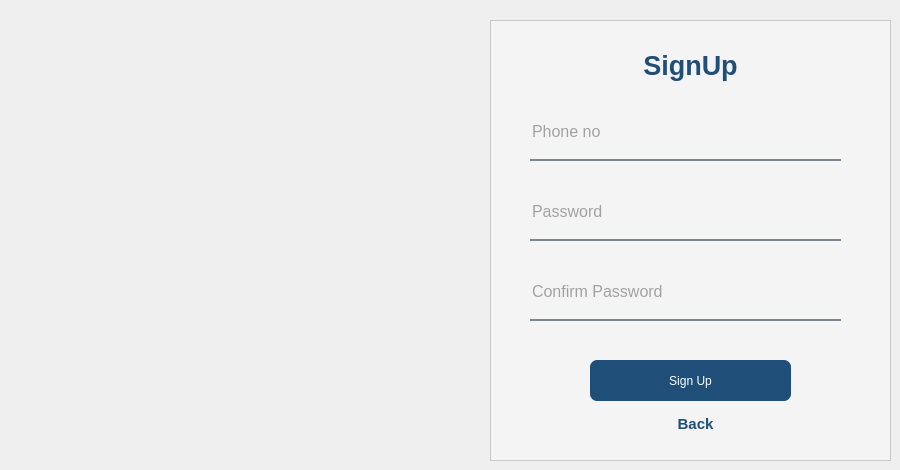
    <widget class="QWidget" name="Signup_page_3">
     <widget class="QFrame" name="frame_11">
      <property name="geometry">
       <rect>
        <x>490</x>
        <y>20</y>
        <width>401</width>
        <height>441</height>
       </rect>
      </property>
      <property name="font">
       <font>
        <bold>true</bold>
       </font>
      </property>
      <property name="styleSheet">
       <string notr="true">background-color:rgba(245, 245, 245,210);

                                filter:blur(40px);</string>
      </property>
      <property name="frameShape">
       <enum>QFrame::Shape::StyledPanel</enum>
      </property>
      <property name="frameShadow">
       <enum>QFrame::Shadow::Raised</enum>
      </property>
      <widget class="QTextEdit" name="textEdit_4">
       <property name="geometry">
        <rect>
         <x>30</x>
         <y>10</y>
         <width>341</width>
         <height>61</height>
        </rect>
       </property>
       <property name="styleSheet">
        <string notr="true">background-color:rgba(255, 235, 59,0);
                                    text-color:rgb(255, 235, 59);</string>
       </property>
       <property name="readOnly">
        <bool>true</bool>
       </property>
       <property name="html">
        <string>&lt;!DOCTYPE HTML PUBLIC &quot;-//W3C//DTD HTML 4.0//EN&quot; &quot;http://www.w3.org/TR/REC-html40/strict.dtd&quot;&gt;
&lt;html&gt;&lt;head&gt;&lt;meta name=&quot;qrichtext&quot; content=&quot;1&quot; /&gt;&lt;meta charset=&quot;utf-8&quot; /&gt;&lt;style type=&quot;text/css&quot;&gt;
p, li { white-space: pre-wrap; }
hr { height: 1px; border-width: 0; }
li.unchecked::marker { content: &quot;\2610&quot;; }
li.checked::marker { content: &quot;\2612&quot;; }
&lt;/style&gt;&lt;/head&gt;&lt;body style=&quot; font-family:'Noto Sans'; font-size:10pt; font-weight:400; font-style:normal;&quot;&gt;
&lt;p style=&quot; margin-top:0px; margin-bottom:0px; margin-left:0px; margin-right:0px; -qt-block-indent:0; text-indent:0px;&quot;&gt;                                    &lt;/p&gt;
&lt;p align=&quot;center&quot; style=&quot; margin-top:0px; margin-bottom:0px; margin-left:0px; margin-right:0px; -qt-block-indent:0; text-indent:0px;&quot;&gt;&lt;span style=&quot; font-family:'Segoe UI'; font-size:20pt; font-weight:700; color:#1f4e79;&quot;&gt;SignUp&lt;/span&gt;&lt;/p&gt;&lt;/body&gt;&lt;/html&gt;</string>
       </property>
      </widget>
      <widget class="QLineEdit" name="password">
       <property name="geometry">
        <rect>
         <x>40</x>
         <y>170</y>
         <width>311</width>
         <height>51</height>
        </rect>
       </property>
       <property name="font">
        <font>
         <pointsize>12</pointsize>
        </font>
       </property>
       <property name="styleSheet">
        <string notr="true">background-color:rgba(0, 0, 0,0);
                                    border:none;
                                    border-bottom:2px solid rgba(105,118,132,225);
                                    color:rgba(63, 63, 63,230);
                                    padding-bottom:7px;
                                </string>
       </property>
       <property name="text">
        <string/>
       </property>
       <property name="echoMode">
        <enum>QLineEdit::EchoMode::Password</enum>
       </property>
       <property name="placeholderText">
        <string>Password</string>
       </property>
       <property name="clearButtonEnabled">
        <bool>true</bool>
       </property>
      </widget>
      <widget class="QLineEdit" name="phone_no">
       <property name="geometry">
        <rect>
         <x>40</x>
         <y>90</y>
         <width>311</width>
         <height>51</height>
        </rect>
       </property>
       <property name="font">
        <font>
         <pointsize>12</pointsize>
        </font>
       </property>
       <property name="styleSheet">
        <string notr="true">background-color:rgba(0, 0, 0,0);
                                    border:none;
                                    border-bottom:2px solid rgba(105,118,132,225);
                                    color:rgba(63, 63, 63,230);
                                    padding-bottom:7px;
                                </string>
       </property>
       <property name="text">
        <string/>
       </property>
       <property name="echoMode">
        <enum>QLineEdit::EchoMode::Normal</enum>
       </property>
       <property name="placeholderText">
        <string>Phone no</string>
       </property>
       <property name="clearButtonEnabled">
        <bool>true</bool>
       </property>
      </widget>
      <widget class="QPushButton" name="continue_4">
       <property name="geometry">
        <rect>
         <x>100</x>
         <y>340</y>
         <width>201</width>
         <height>41</height>
        </rect>
       </property>
       <property name="font">
        <font>
         <fontweight>DemiBold</fontweight>
        </font>
       </property>
       <property name="mouseTracking">
        <bool>true</bool>
       </property>
       <property name="tabletTracking">
        <bool>true</bool>
       </property>
       <property name="styleSheet">
        <string notr="true">
                                    color:rgb(255, 255, 255);
                                    background-color:rgb(31, 78, 121);

                                    border-radius:7px;</string>
       </property>
       <property name="text">
        <string>Sign Up</string>
       </property>
      </widget>
      <widget class="QTextEdit" name="back_2">
       <property name="geometry">
        <rect>
         <x>140</x>
         <y>390</y>
         <width>131</width>
         <height>41</height>
        </rect>
       </property>
       <property name="styleSheet">
        <string notr="true">background-color:rgba(0,0,0,0);</string>
       </property>
       <property name="html">
        <string>&lt;!DOCTYPE HTML PUBLIC &quot;-//W3C//DTD HTML 4.0//EN&quot; &quot;http://www.w3.org/TR/REC-html40/strict.dtd&quot;&gt;
&lt;html&gt;&lt;head&gt;&lt;meta name=&quot;qrichtext&quot; content=&quot;1&quot; /&gt;&lt;meta charset=&quot;utf-8&quot; /&gt;&lt;style type=&quot;text/css&quot;&gt;
p, li { white-space: pre-wrap; }
hr { height: 1px; border-width: 0; }
li.unchecked::marker { content: &quot;\2610&quot;; }
li.checked::marker { content: &quot;\2612&quot;; }
&lt;/style&gt;&lt;/head&gt;&lt;body style=&quot; font-family:'Noto Sans'; font-size:10pt; font-weight:400; font-style:normal;&quot;&gt;
&lt;p align=&quot;center&quot; style=&quot; margin-top:0px; margin-bottom:0px; margin-left:0px; margin-right:0px; -qt-block-indent:0; text-indent:0px;&quot;&gt;&lt;span style=&quot; font-family:'Segoe UI'; font-size:11pt; font-weight:700; color:#1f4e79;&quot;&gt;Back&lt;/span&gt;&lt;/p&gt;&lt;/body&gt;&lt;/html&gt;</string>
       </property>
      </widget>
      <widget class="QLineEdit" name="confirm_password">
       <property name="geometry">
        <rect>
         <x>40</x>
         <y>250</y>
         <width>311</width>
         <height>51</height>
        </rect>
       </property>
       <property name="font">
        <font>
         <pointsize>12</pointsize>
        </font>
       </property>
       <property name="styleSheet">
        <string notr="true">background-color:rgba(0, 0, 0,0);
                                    border:none;
                                    border-bottom:2px solid rgba(105,118,132,225);
                                    color:rgba(63, 63, 63,230);
                                    padding-bottom:7px;
                                </string>
       </property>
       <property name="text">
        <string/>
       </property>
       <property name="echoMode">
        <enum>QLineEdit::EchoMode::Password</enum>
       </property>
       <property name="placeholderText">
        <string>Confirm Password</string>
       </property>
       <property name="clearButtonEnabled">
        <bool>true</bool>
       </property>
      </widget>
     </widget>
    </widget>
